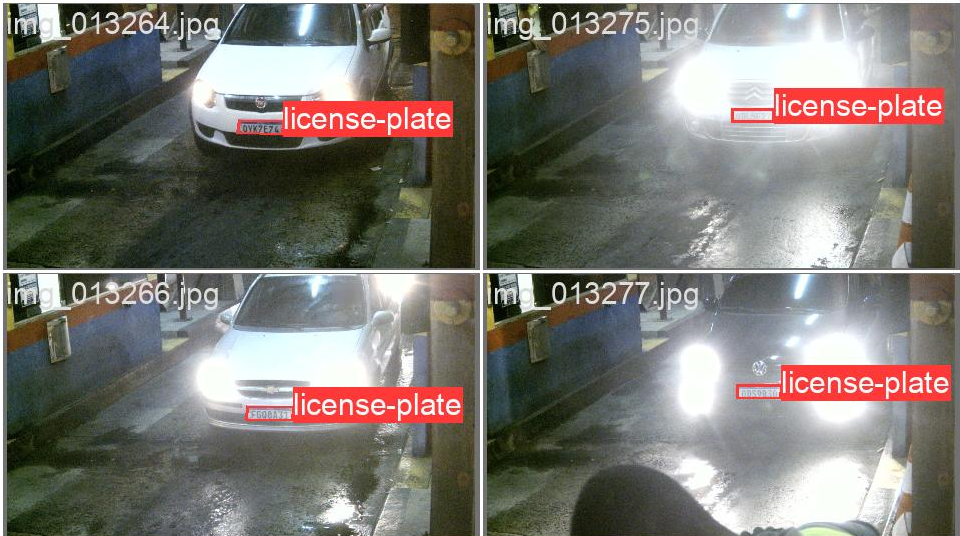
#> input picture illustrations/dataset_1_illustration.png, 960 x 536 px
$ python -i image_enhancing.py   (imports and definitions only)
#> lines starting #> are read from the running program, lines starting #| are printed output that depends on the picture; after the words box and inside, x2 and y2 are one past the last pixel; in counts of white or black regions, pixels touching at a corner belong together
#> further down, picture is the input picture: shape (536, 960, 3); mean B, G, R 113, 119, 122.3
import cv2


class ImageEnhancing:
    def __init__(self):
        pass

    def upscale_gaussian_pyramid(self, image, n):
        upscaled_image = image
        for _ in range(n):
            upscaled_image = cv2.pyrUp(upscaled_image)
        return upscaled_image

    def increase_contrast(self, image):
        gray = cv2.cvtColor(image, cv2.COLOR_BGR2GRAY)
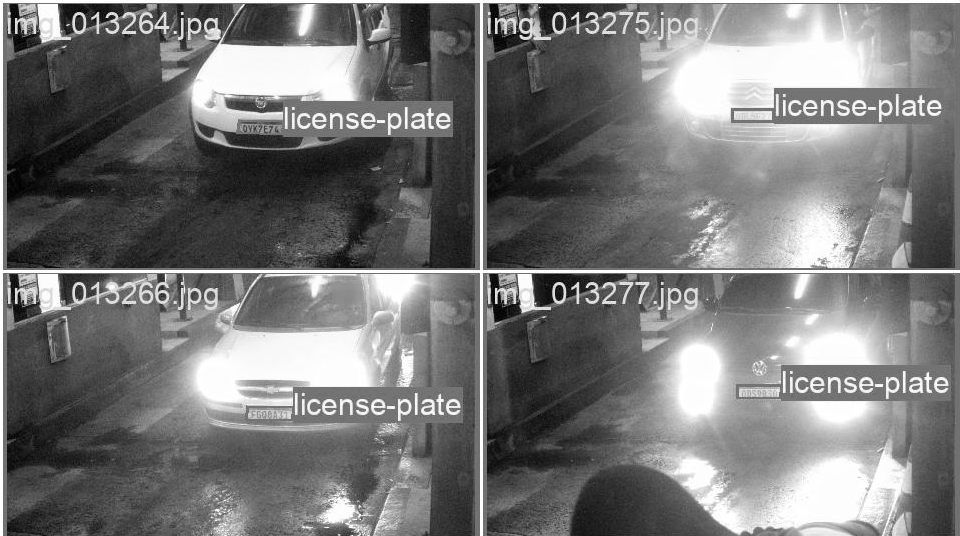
#> gray: shape (536, 960); min 1, max 255, mean 119.3
        clahe = cv2.createCLAHE(clipLimit=1.0, tileGridSize=(45, 45))
        enhanced_gray = clahe.apply(gray)
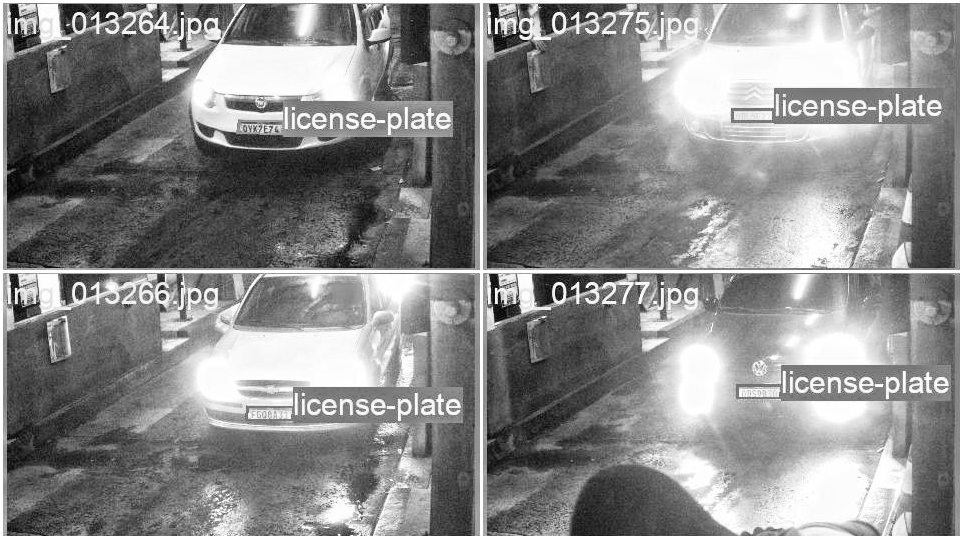
#> enhanced_gray: shape (536, 960); min 2, max 255, mean 136.6
        _, binary_image = cv2.threshold(enhanced_gray, 0, 255, cv2.THRESH_BINARY + cv2.THRESH_OTSU)
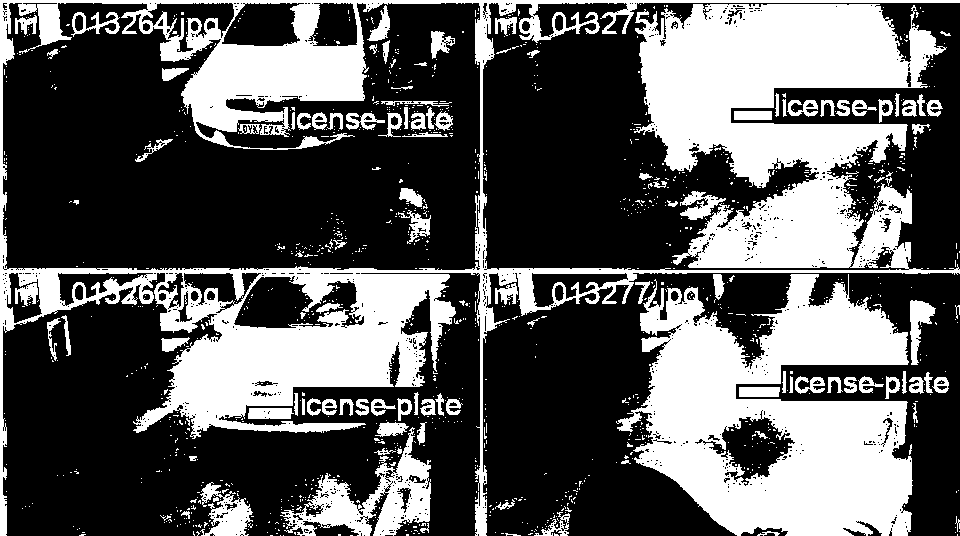
#> binary_image: shape (536, 960); 35.8% white; 1208 white regions (1094 under 20 px), largest, box (x1, y1, x2, y2) and area: (0, 0, 960, 536) 111929, (616, 274, 913, 536) 46365, (280, 427, 431, 536) 5660

        return binary_image

    def apply_adaptive_thresholding(self, image):
        if len(image.shape) == 3:
            gray_image = cv2.cvtColor(image, cv2.COLOR_BGR2GRAY)
        else:
            gray_image = image

        adaptive_thresh_image = cv2.adaptiveThreshold(gray_image, 255, cv2.ADAPTIVE_THRESH_GAUSSIAN_C,
                                                      cv2.THRESH_BINARY, 11, 2)

        return adaptive_thresh_image

>>> import cv2
>>> picture = cv2.imread('../../illustrations/dataset_1_illustration.png')
>>> result = ImageEnhancing().increase_contrast(picture)

$ run again, on illustrations/dataset_2_illustration.png
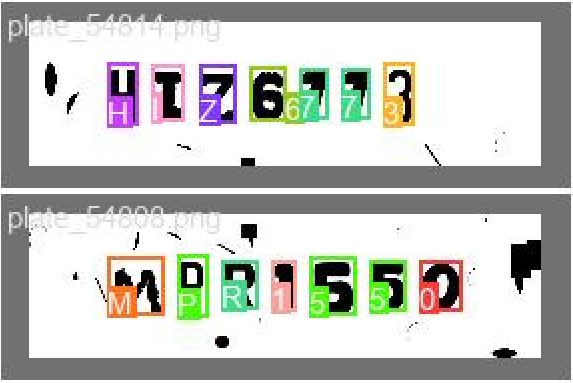
#> input picture illustrations/dataset_2_illustration.png, 573 x 383 px
#> picture is the input picture: shape (383, 573, 3); mean B, G, R 189.2, 193.6, 192.5
#> in increase_contrast, `enhanced_gray = clahe.apply(gray)`:
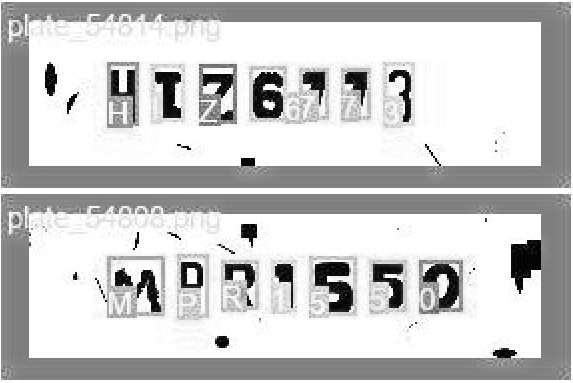
#> enhanced_gray: shape (383, 573); min 3, max 255, mean 200.7
#> in increase_contrast, `_, binary_image = cv2.threshold(enhanced_gray, 0, 255, cv2.THRESH_BINA..`:
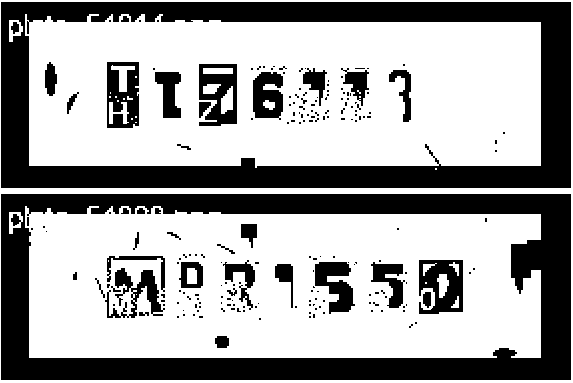
#> binary_image: shape (383, 573); 63.6% white; 205 black regions (168 under 20 px), largest, box (x1, y1, x2, y2) and area: (1, 194, 571, 380) 32838, (1, 2, 571, 188) 31775, (419, 260, 463, 314) 1653

$ run again, on illustrations/dataset_4_illustration.png
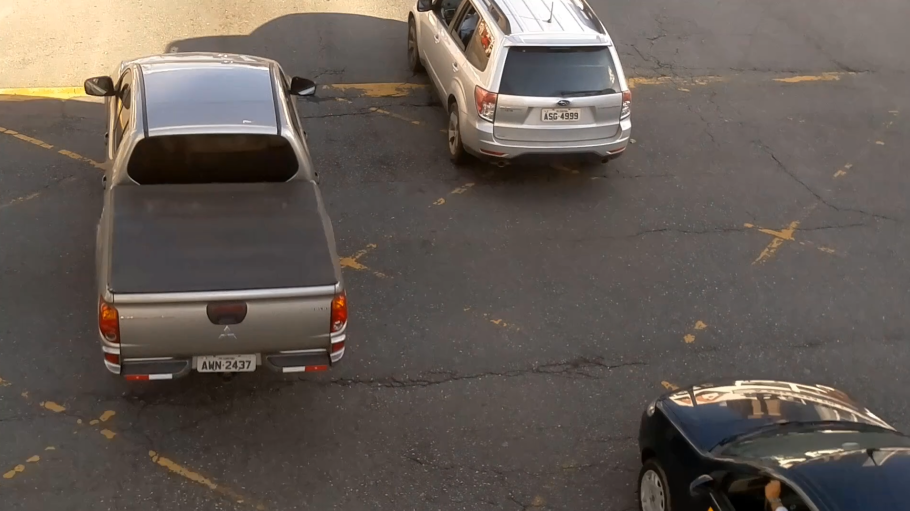
#> input picture illustrations/dataset_4_illustration.png, 1819 x 1021 px (shown at 1/2 size)
#> picture is the input picture: shape (1021, 1819, 3); mean B, G, R 84.4, 90.7, 99.5
#> in increase_contrast, `gray = cv2.cvtColor(image, cv2.COLOR_BGR2GRAY)`:
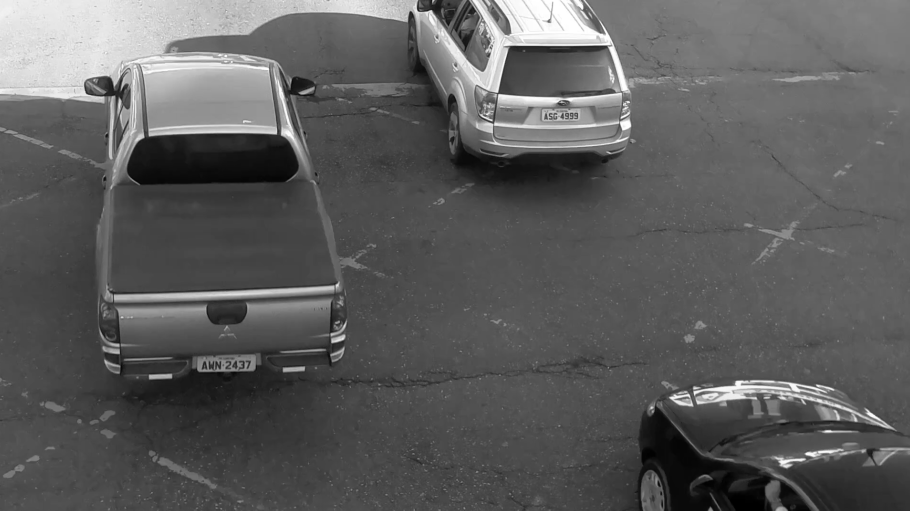
#> gray: shape (1021, 1819) (shown at 1/2 size); min 0, max 255, mean 92.6
#> in increase_contrast, `_, binary_image = cv2.threshold(enhanced_gray, 0, 255, cv2.THRESH_BINA..`:
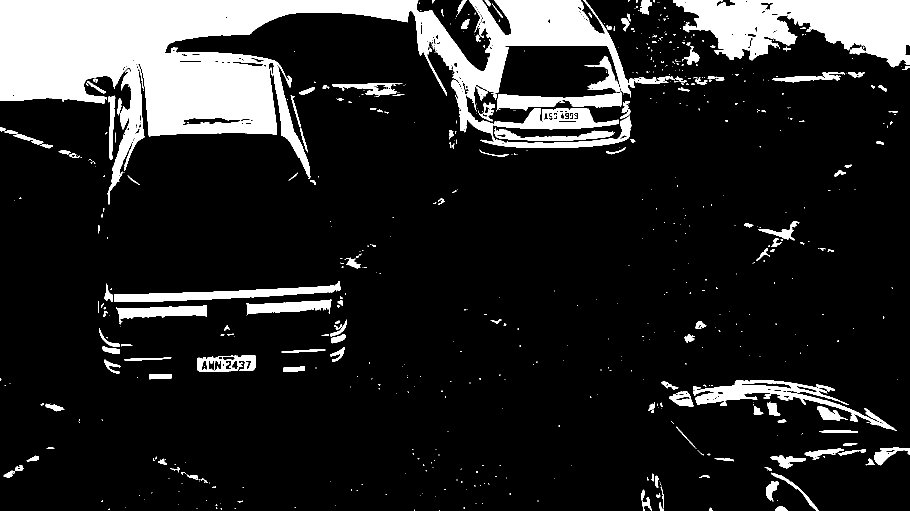
#> binary_image: shape (1021, 1819) (shown at 1/2 size); 14.8% white; 664 white regions (488 under 20 px), largest, box (x1, y1, x2, y2) and area: (0, 0, 1270, 409) 173974, (1346, 0, 1819, 135) 38939, (1387, 760, 1793, 862) 7806
